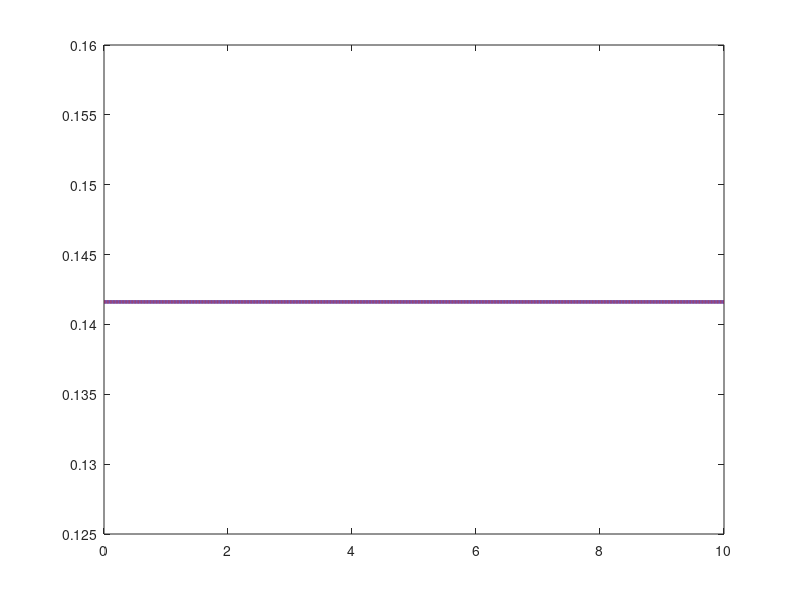

Reproduce this figure in MATLAB. (Note: this script raises an error after producing the figure.)
kp = 16853/1296; ki = 1/(16853*419*10^-6);
num = [kp ki]; den = [1 0]; sys = tf(num, den);
t = 0:0.001:10;

w_theory = ki * ones(size(t));
[w_sys, t_sys] = impulse(sys, t);

figure('Position', [100 100 900 400], 'Color','white');
plot(t, w_theory, 'Color', [0, 0, 0.7], 'LineStyle', '-', 'LineWidth', 2.5); hold on;
plot(t_sys, w_sys, 'Color', [0.8 0.2 0.2], 'LineStyle', '--', 'LineWidth', 2.5);

ax = gca; ax.LineWidth = 1.5; ax.FontSize = 13;
ax.XColor = [0.3 0.3 0.3]; ax.YColor = [0.3 0.3 0.3];
ax.GridColor = [0.9 0.9 0.9]; ax.GridAlpha = 0.4;
ax.MinorGridColor = [0.95 0.95 0.95]; ax.MinorGridAlpha = 0.2;
grid on; grid minor; box on;

xlabel('Time'); ylabel('w(t)');
legend('w_{theor}', 'w_{sys}', 'Location','northeast','FontSize',15);
set(findall(gcf, '-property', 'FontName'), 'FontName', 'DejaVu Math TeX Gyre');
exportgraphics(gcf, '../../../images/task5/time/w5.png', 'Resolution', 500);
